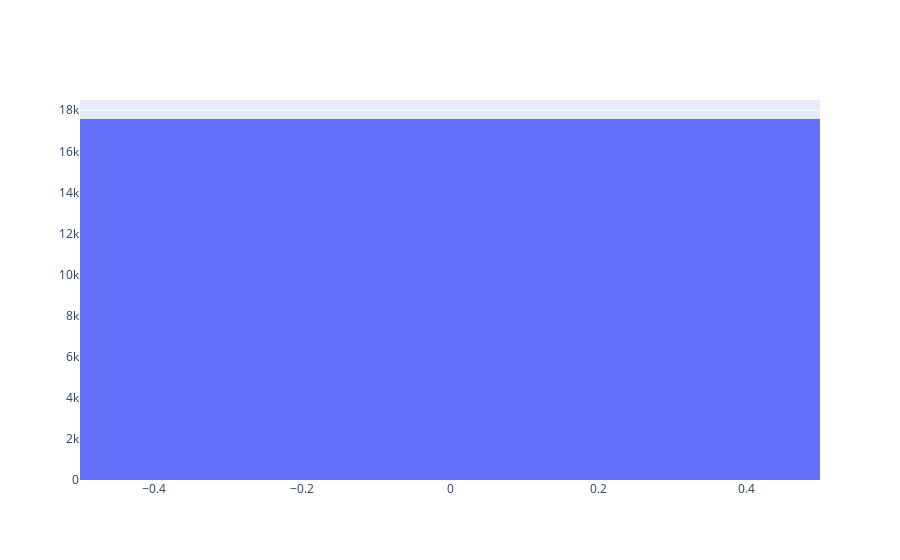

The cell this chart's notebook holds for it:
### Code cell
fig = go.Figure(data=[go.Histogram(x=df_ico['time_diff_seconds'])])
fig.show()

### Figure 1 — Plotly figure (JSON) as saved in the notebook; plotly's stock layout.template omitted (floating-point values rounded to 4 significant figures; data arrays with more than 128 entries replaced by an {"elided": "..."} marker saying what was removed)
{"data": [{"type": "histogram", "x": {"elided": "17576 int values"}}], "layout": {"autosize": true, "xaxis": {"autorange": true, "range": [-0.5, 0.5], "type": "linear"}, "yaxis": {"autorange": true, "range": [0, 18500]}}}
